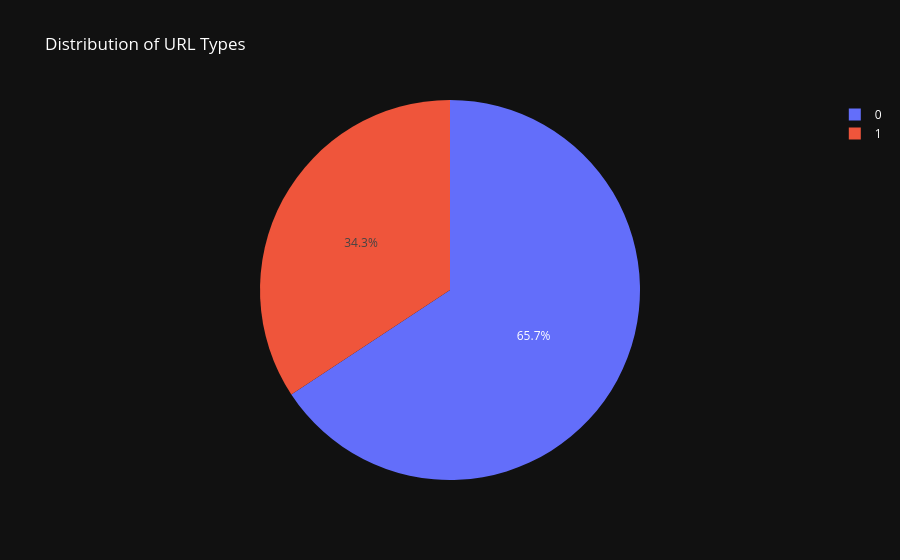

Here is the notebook cell this chart was saved with:
### Code cell
# Pie chart for 'url_type' column
url_type_counts = urls_data['url_type'].value_counts()
fig = go.Figure(data=[go.Pie(labels=url_type_counts.index, values=url_type_counts.values)])
fig.update_layout(title='Distribution of URL Types',
                  template='plotly_dark',
                  font=dict(color='white'),
                  showlegend=True)
fig.show()

### Figure 1 — Plotly figure (JSON) as saved in the notebook; plotly's stock layout.template omitted (floating-point values rounded to 4 significant figures)
{"data": [{"labels": [0, 1], "type": "pie", "values": [428103, 223161]}], "layout": {"font": {"color": "white"}, "showlegend": true, "title": {"text": "Distribution of URL Types"}}}
